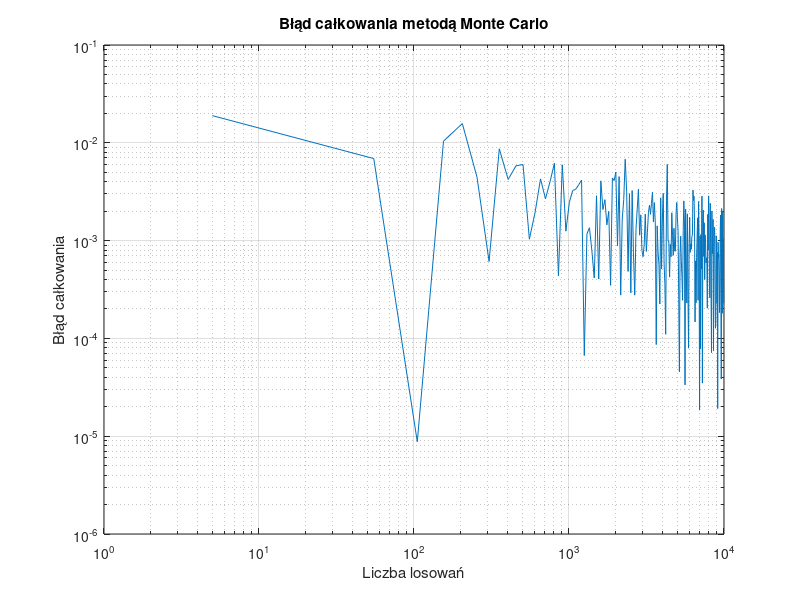

Here is the MATLAB script that generated this plot:
function [integration_error, Nt, ft_5, xr, yr, yrmax] = zadanie4()
    % Numeryczne całkowanie metodą Monte Carlo.
    %
    %   integration_error - wektor wierszowy. Każdy element integration_error(1,i)
    %       zawiera błąd całkowania obliczony dla liczby losowań równej Nt(1,i).
    %       Zakładając, że obliczona wartość całki dla Nt(1,i) próbek wynosi
    %       integration_result, błąd jest definiowany jako:
    %       integration_error(1,i) = abs(integration_result - reference_value),
    %       gdzie reference_value to wartość referencyjna całki.
    %
    %   Nt - wektor wierszowy zawierający liczby losowań, dla których obliczano
    %       wektor błędów całkowania integration_error.
    %
    %   ft_5 - gęstość funkcji prawdopodobieństwa dla n=5
    %
    %   xr - komórki zawierające współrzędne x wylosowanych punktów dla każdej iteracji
    %   yr - komórki zawierające współrzędne y wylosowanych punktów dla każdej iteracji
    %   yrmax - maksymalna dopuszczalna wartość współrzędnej y losowanych punktów

    reference_value = 0.0473612919396179; % wartość referencyjna całki

    Nt = 5:50:10000; % wektor liczby losowań
    integration_error = zeros(1, length(Nt));

    ft_5 = ft(5); % gęstość funkcji prawdopodobieństwa dla n=5
    
    xr = cell(1, length(Nt));
    yr = cell(1, length(Nt));
    yrmax = 2*ft_5;

    for i = 1:length(Nt)
        [integration_result, x_random, y_random] = calkowanie_montecarlo(@ft, Nt(i), yrmax);
        integration_error(i) = abs(integration_result - reference_value);
        
        xr{i} = x_random;
        yr{i} = y_random;
        
        if max(y_random) > yrmax
            yrmax = max(y_random);
        end
    end
    
    loglog(Nt, integration_error);
    xlabel('Liczba losowań');
    ylabel('Błąd całkowania');
    title('Błąd całkowania metodą Monte Carlo');
    grid on;
    saveas(gcf, 'zadanie4.png');
end

function [ft_value] = ft(t)
    small_sigma = 3;
    mi = 10;
    ft_value = exp(-((t - mi).^2) / (2 * small_sigma^2)) / (small_sigma * sqrt(2 * pi));
end

function [suma, x_random, y_random] = calkowanie_montecarlo(f_handle, N, yrmax)
    a = 0; % krańce przedziału
    b = 5;

    x_random = a + (b - a) * rand(N, 1); 
    y_random = yrmax * rand(N, 1);
    
    points_under_curve = sum(f_handle(x_random) >= y_random);
    
    S = b - a;
    suma = S * yrmax * points_under_curve / N;
    
    x_random = x_random.';
    y_random = y_random.';
end
